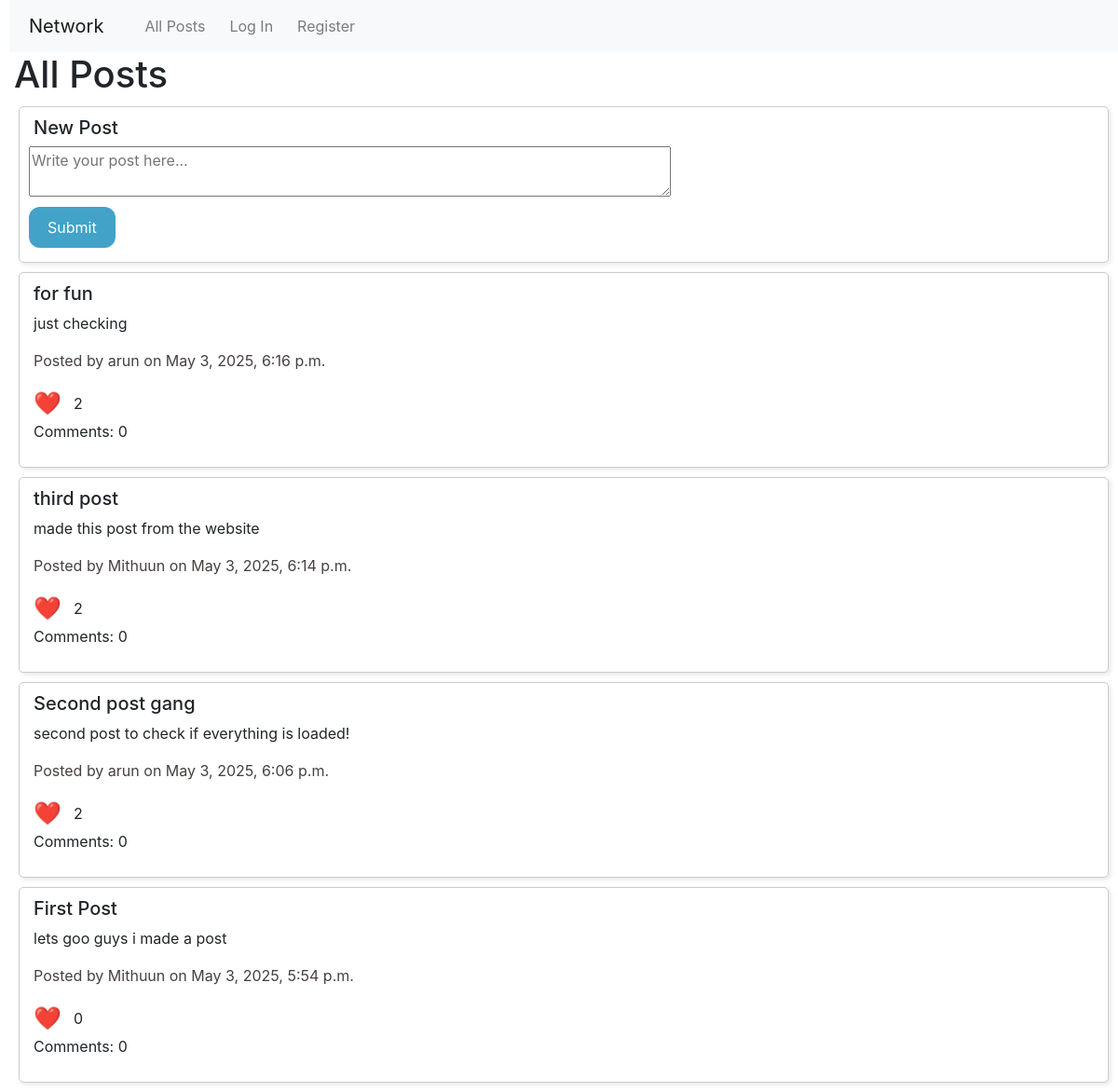
The page / on the database its author committed.
### network/models.py (models this page shows, shortened)
class Post(models.Model):
    user = models.ForeignKey(User, on_delete=models.CASCADE, related_name="posts")
    title = models.CharField(max_length=30, default="Untitled")
    content = models.TextField(max_length=280)
    timestamp = models.DateTimeField(auto_now_add=True)
    likes = models.ManyToManyField(User, related_name="liked_posts", blank=True)

class User(AbstractUser):
    bio = models.TextField(max_length=30, blank=True, null=True)
    profile_picture = models.ImageField(upload_to='profile_pictures/', default='profile_pictures/penguin.png', blank=True)

### network/views.py (the view)
# urls.py: path("", views.index, name="index"),
def index(request):
    return render(request, "network/index.html", {
        "posts": Post.objects.all().order_by("-timestamp"),
        "user": request.user
    })

### network/templates/network/index.html (shortened to what this page needs)
{% extends "network/layout.html" %}
{% load static %}
{% block body %}
    <h1>All Posts</h1>
    <div class="post">
        <h5>New Post</h5>
        <form action="{% url 'newPost' %}" method="POST" style="margin: 0;">
            <textarea id="postContent" rows="2" style="width: 60%;" placeholder="Write your post here..."></textarea>
            <br>
            <button id="submitPost">Submit</button>
        </form>
    </div>
    {% for post in posts %}
        <div class="post">
            <h5>{{ post.title }}</h5>
            <p>{{ post.content }}</p>
            <p style="color: rgb(71, 64, 64);">Posted by {{ post.user.username }} on {{ post.timestamp }}</p>
            <p style="display: flex; align-items: center; margin: 0;">
                <button class="likeButton" data-id="{{ post.id }}">
                    <span style="font-size: 24px; margin-right: 8px; vertical-align: middle;">❤️</span>
                </button>
                <span style="line-height: 30px;" id="likeCount-{{ post.id }}">{{ post.likes.count }}</span>
            </p>
            <p>Comments: {{ post.comments.count }}</p>
        </div>
    {% endfor %}
{% endblock %}

### network/static/network/styles.css (style rules this page uses)
* { margin-left: 5px; }
button { margin: 5px 0; }
.post { border: 1px solid #ccc; padding: 10px; margin: 10px; border-radius: 5px; box-shadow: 2px 2px 5px rgba(0, 0, 0, 0.1); }
button { background-color: #42a2c8; color: white; border: none; border-radius: 12px; padding: 10px 20px; font-size: 16px; cursor: pointer; transition: background-color 0.3s ease; }
.likeButton { all: unset; outline: none; }

### rows shown on the page
Post: title "for fun", content "just checking", user.username "arun", timestamp "May 3, 2025, 6:16 p.m.", likes.count "2", comments.count "0"
Post: title "third post", content "made this post from the website", user.username "Mithuun", timestamp "May 3, 2025, 6:14 p.m.", likes.count "2", comments.count "0"
Post: title "Second post gang", content "second post to check if everything is loaded!", user.username "arun", timestamp "May 3, 2025, 6:06 p.m.", likes.count "2", comments.count "0"
Post: title "First Post", content "lets goo guys i made a post", user.username "Mithuun", timestamp "May 3, 2025, 5:54 p.m.", likes.count "0", comments.count "0"
